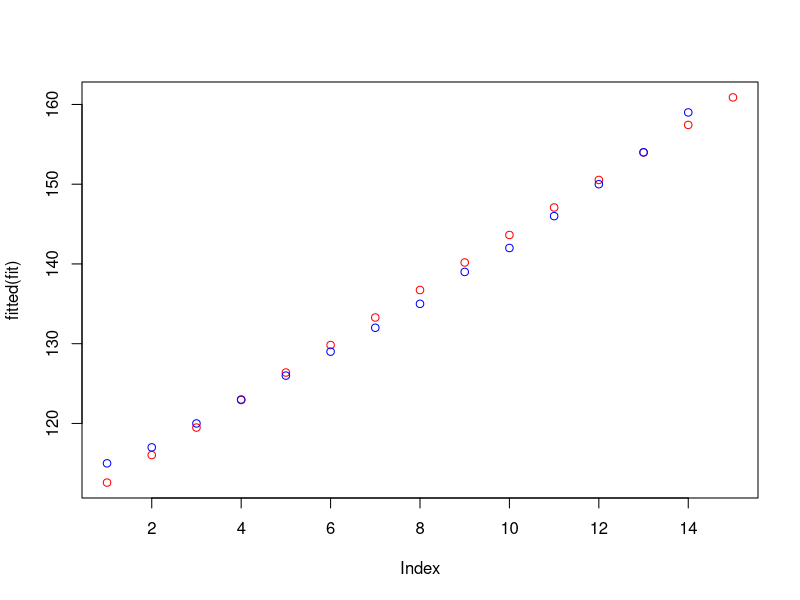

Here is the R script that generated this plot:
# Clase de R: 
# Ejemplo 2 # 
# 2. Ejemplo de regresion

data(women)  # cargar data de ejemplo, alto vs peso de personas
fit <-lm(weight ~ height, data=women) # correr la regresion (funcion lm)
summary(fit)
plot(fitted(fit) , col="red")
points(women$weight, col="blue")
